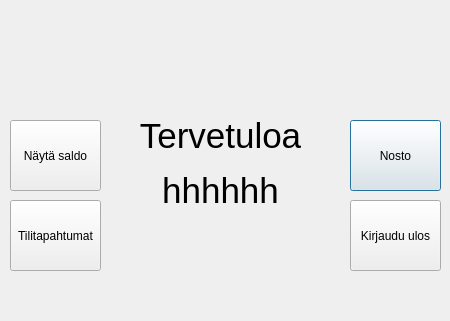
<?xml version="1.0" encoding="UTF-8"?>
<ui version="4.0">
 <class>bankWindow</class>
 <widget class="QDialog" name="bankWindow">
  <property name="geometry">
   <rect>
    <x>0</x>
    <y>0</y>
    <width>450</width>
    <height>321</height>
   </rect>
  </property>
  <property name="windowTitle">
   <string>Dialog</string>
  </property>
  <widget class="QLabel" name="labelKuva3">
   <property name="geometry">
    <rect>
     <x>-2</x>
     <y>-5</y>
     <width>461</width>
     <height>331</height>
    </rect>
   </property>
   <property name="text">
    <string/>
   </property>
  </widget>
  <widget class="QLabel" name="labelTervetuloa">
   <property name="geometry">
    <rect>
     <x>120</x>
     <y>100</y>
     <width>201</width>
     <height>71</height>
    </rect>
   </property>
   <property name="font">
    <font>
     <pointsize>26</pointsize>
    </font>
   </property>
   <property name="layoutDirection">
    <enum>Qt::LeftToRight</enum>
   </property>
   <property name="text">
    <string>Tervetuloa</string>
   </property>
   <property name="alignment">
    <set>Qt::AlignCenter</set>
   </property>
  </widget>
  <widget class="QLabel" name="labelKello">
   <property name="geometry">
    <rect>
     <x>210</x>
     <y>50</y>
     <width>91</width>
     <height>31</height>
    </rect>
   </property>
   <property name="font">
    <font>
     <pointsize>9</pointsize>
    </font>
   </property>
   <property name="text">
    <string/>
   </property>
  </widget>
  <widget class="QLabel" name="labelPVM">
   <property name="geometry">
    <rect>
     <x>270</x>
     <y>50</y>
     <width>81</width>
     <height>31</height>
    </rect>
   </property>
   <property name="font">
    <font>
     <pointsize>9</pointsize>
    </font>
   </property>
   <property name="text">
    <string/>
   </property>
  </widget>
  <widget class="QPushButton" name="nostoButton">
   <property name="geometry">
    <rect>
     <x>350</x>
     <y>120</y>
     <width>91</width>
     <height>71</height>
    </rect>
   </property>
   <property name="text">
    <string>Nosto</string>
   </property>
  </widget>
  <widget class="QPushButton" name="transactionsButton">
   <property name="geometry">
    <rect>
     <x>10</x>
     <y>200</y>
     <width>91</width>
     <height>71</height>
    </rect>
   </property>
   <property name="text">
    <string>Tilitapahtumat</string>
   </property>
  </widget>
  <widget class="QPushButton" name="showBalanceButton">
   <property name="geometry">
    <rect>
     <x>10</x>
     <y>120</y>
     <width>91</width>
     <height>71</height>
    </rect>
   </property>
   <property name="text">
    <string>Näytä saldo</string>
   </property>
  </widget>
  <widget class="QPushButton" name="logOutButton">
   <property name="geometry">
    <rect>
     <x>350</x>
     <y>200</y>
     <width>91</width>
     <height>71</height>
    </rect>
   </property>
   <property name="text">
    <string>Kirjaudu ulos</string>
   </property>
  </widget>
  <widget class="QLabel" name="labelNimi">
   <property name="geometry">
    <rect>
     <x>120</x>
     <y>170</y>
     <width>201</width>
     <height>41</height>
    </rect>
   </property>
   <property name="font">
    <font>
     <pointsize>26</pointsize>
    </font>
   </property>
   <property name="text">
    <string>hhhhhh</string>
   </property>
   <property name="alignment">
    <set>Qt::AlignCenter</set>
   </property>
  </widget>
 </widget>
 <resources/>
 <connections/>
</ui>
